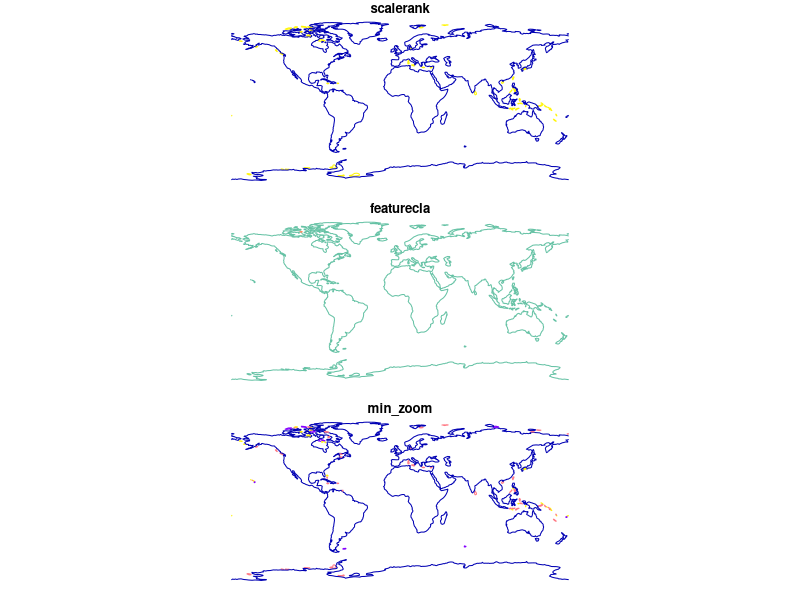
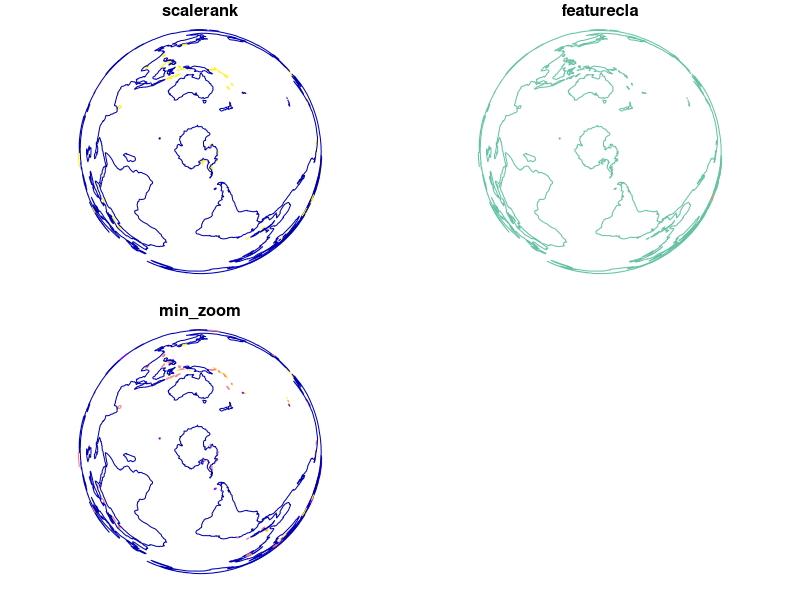
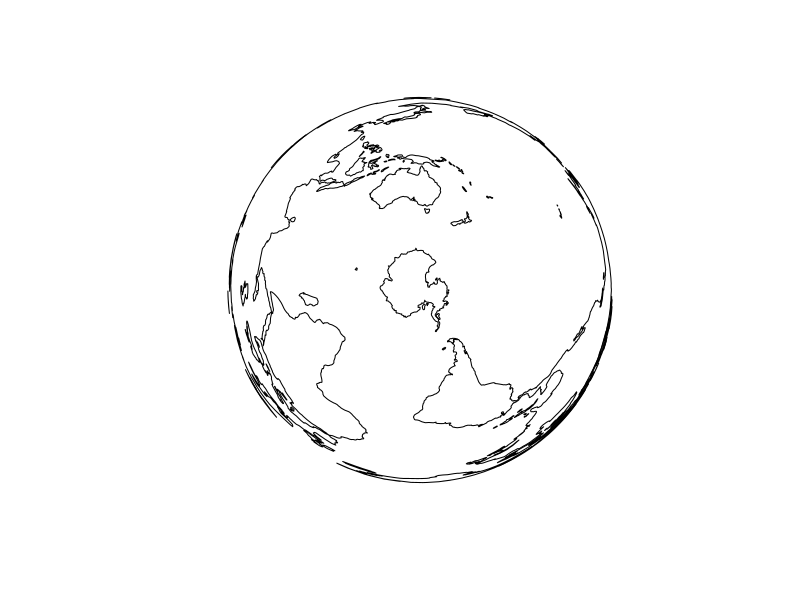

The R source for these figures, in order:
## ---- chunk 1
## 1. R is a data manipulation and visualization environment

## R can do work with map projections using extension packages
## install.packages("sf")
## install.packages("rnaturalearth")

## 2. sf is a package for map data manipulation and transformation
library(sf)

## 3. a PROJ.4 'crs' string is one way to specifying the parameters for a projection
crs <- st_crs("+proj=laea +lat_0=-90 +lon_0=142 +datum=WGS84 +no_defs")

## 4. the rnaturalearth package includes a number of in-built map data sets
library(rnaturalearth)
coast <- ne_coastline(returnclass = "sf")

## ---- chunk 2
plot(coast)
st_crs(coast)
## ---- chunk 3
pcoast <- st_transform(coast, crs)
plot(pcoast)
## ---- chunk 4
plot(st_geometry(pcoast))
